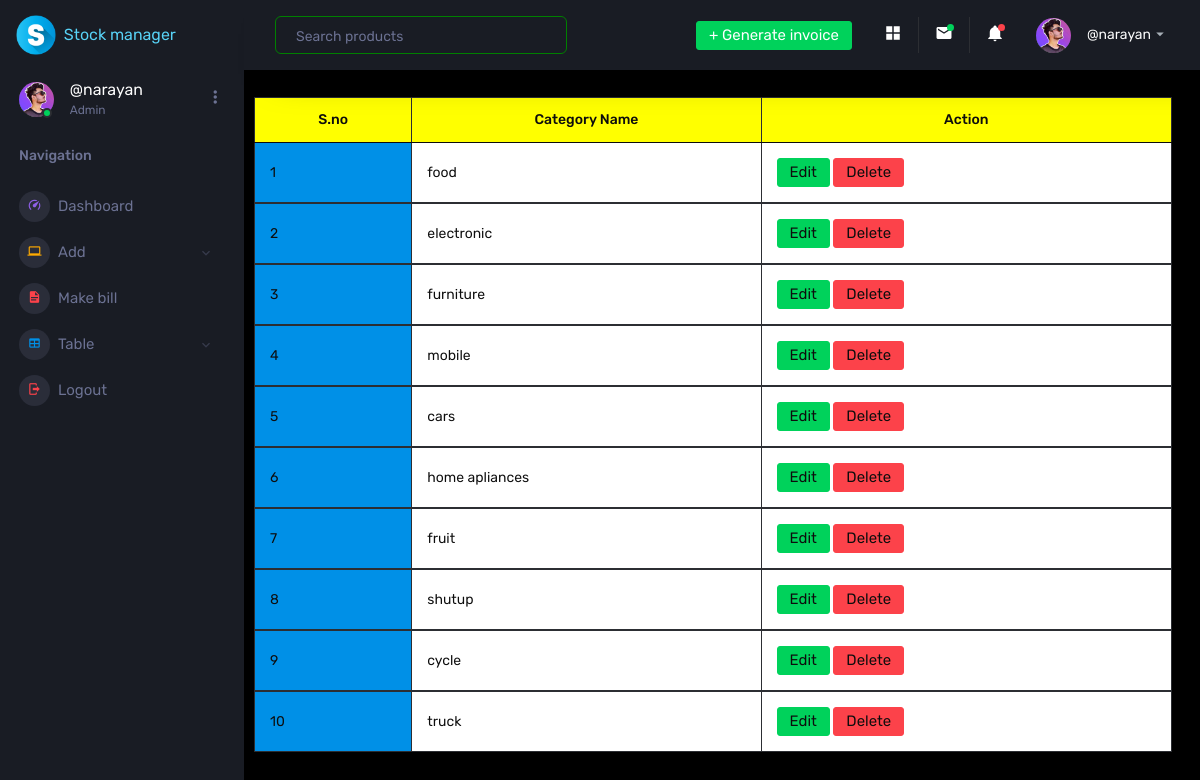
Screenshot of /category_index.php (signed in) with the database file from the repository.
### tables this page shows
CREATE TABLE `categories` (
  `id` int(5) NOT NULL,
  `name` varchar(35) NOT NULL,
  `created_at` timestamp NOT NULL DEFAULT current_timestamp(),
  `updated_at` timestamp NOT NULL DEFAULT current_timestamp() ON UPDATE current_timestamp()
);

### category_index.php (the view, shortened to what this page needs)
<?php include "top.php" ?>
<?php
   $con=new mysqli("localhost","root","","stock");
   $sql="SELECT * from categories";
   $rs=$con->query($sql);
   $data=$rs->fetch_all(1);
?>
<div class="containe" style="margin-top: -3%;margin-left:-2%">
    <table class="table bg-light table-bordered table-hover">
        <thead class=" text-dark" >
            <tr>
                <th class="text-center text-dark" style="background: yellow;">S.no</th>
                <th class="text-center text-dark" style="background: yellow;">Category Name</th>
                <th class="text-center text-dark" style="background: yellow;">Action</th>
            </tr>
        </thead>
        <?php $sn=0;
    foreach($data as $info){ ?>
        <tbody class="text-dark">
            <tr>
                <td class="bg-primary"><?=++$sn;?></td>
                <td><?=$info["name"]?></td>
                <td><a class="btn btn-success text-dark">Edit</a>
                    <a class="btn btn-danger text-dark">Delete</a>
                </td>
            </tr>
        </tbody>
        <?php } ?>
    </table>
</div>
<?php include "bottam.php"?>

### rows the page displays
categories: name "food"
categories: name "electronic"
categories: name "furniture"
categories: name "mobile"
categories: name "cars"
categories: name "home apliances"
categories: name "fruit"
categories: name "shutup"
categories: name "cycle"
categories: name "truck"

### other values shown
$_SESSION["username"] "@narayan"
